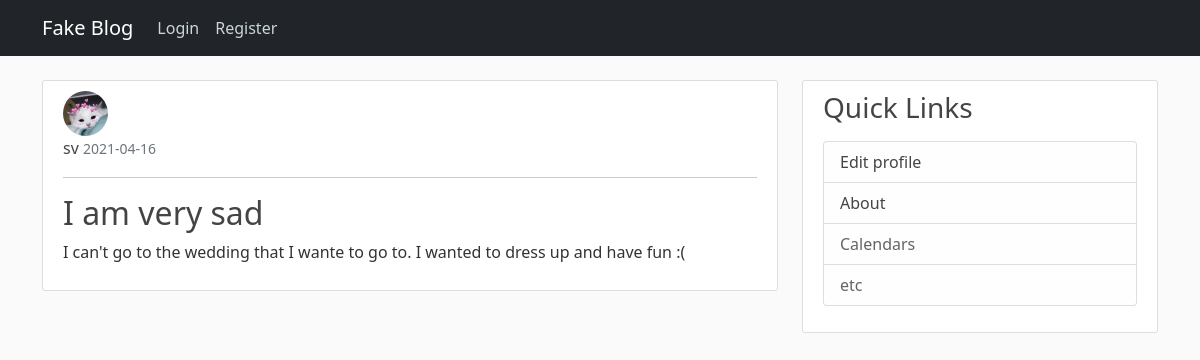
Screenshot of /post/20 with the database file from the repository.
### flaskblog/models.py (models this page shows, shortened)
class User(db.Model, UserMixin):
    id = db.Column(db.Integer, primary_key=True)
    username = db.Column(db.String(20), unique=True, nullable=False)
    email = db.Column(db.String(100), unique=True, nullable=False)
    image_file = db.Column(db.String(20), nullable=False, default='default.jpg')  # will be hashed to 20 chars
    password = db.Column(db.String(60), nullable=False)  # will be hashed to 60 chars
    posts = db.relationship('Post', backref='author', lazy=True)  # refers to the Post class

class Post(db.Model):
    id = db.Column(db.Integer, primary_key=True)
    title = db.Column(db.String(120), nullable=False)
    date_posted = db.Column(db.DateTime, nullable=False, default=datetime.utcnow)
    content = db.Column(db.Text, nullable=False)
    user_id = db.Column(db.Integer, db.ForeignKey('user.id'), nullable=False)  # refers to the id column in user table. Not class.

### flaskblog/posts/routes.py (the view)
@posts.route('/post/<int:post_id>')
def post(post_id):
    post = Post.query.get_or_404(post_id)
    return render_template("post.html", title=post.title, post=post)

### flaskblog/templates/post.html (shortened to what this page needs)
{% extends "layouts.html" %}
    {% block content %}
        <article class="content-section">
            <img class="rounded-circle article-img" src="{{ url_for('static', filename='profile_pic/' + post.author.image_file) }}">
            <div class="media-body">
                <div class="article-metadata">
                    <a class="article-metadata" href="{{ url_for('users.user_posts', username=post.author.username) }}">{{ post.author.username }}</a>
                    <small class="text-muted">{{ post.date_posted.strftime("%Y-%m-%d") }}</small>
                </div>
                <hr>
                <h2 class="article-title-show">{{ post.title }}</h2>
                <p class="article-content">{{ post.content }}</p>
            </div>
        </article>
    {% endblock content %}

### flaskblog/static/main.css (style rules this page uses)
body { background: #fafafa; color: #333333; margin-top: 5rem; }
h1, h2, h3, h4, h5, h6 { color: #444444; }
.content-section { background: #ffffff; padding: 10px 20px; border: 1px solid #dddddd; border-radius: 3px; margin-bottom: 20px; }
.article-title-show { color: #444444; text-decoration: none; }
.article-content { white-space: pre-line; }
.article-img { height: 45px; width: 45px; margin-right: 16px; }
.article-metadata { color: #444444; padding-bottom: 1px; margin-bottom: 10px; text-decoration: none; }

### rows the page displays
User: image_file (picture), author.username "sv"
Post: date_posted "2021-04-16", title "I am very sad", content "I can't go to the wedding that I wante to go to. I wanted to dress up and have fun :("
